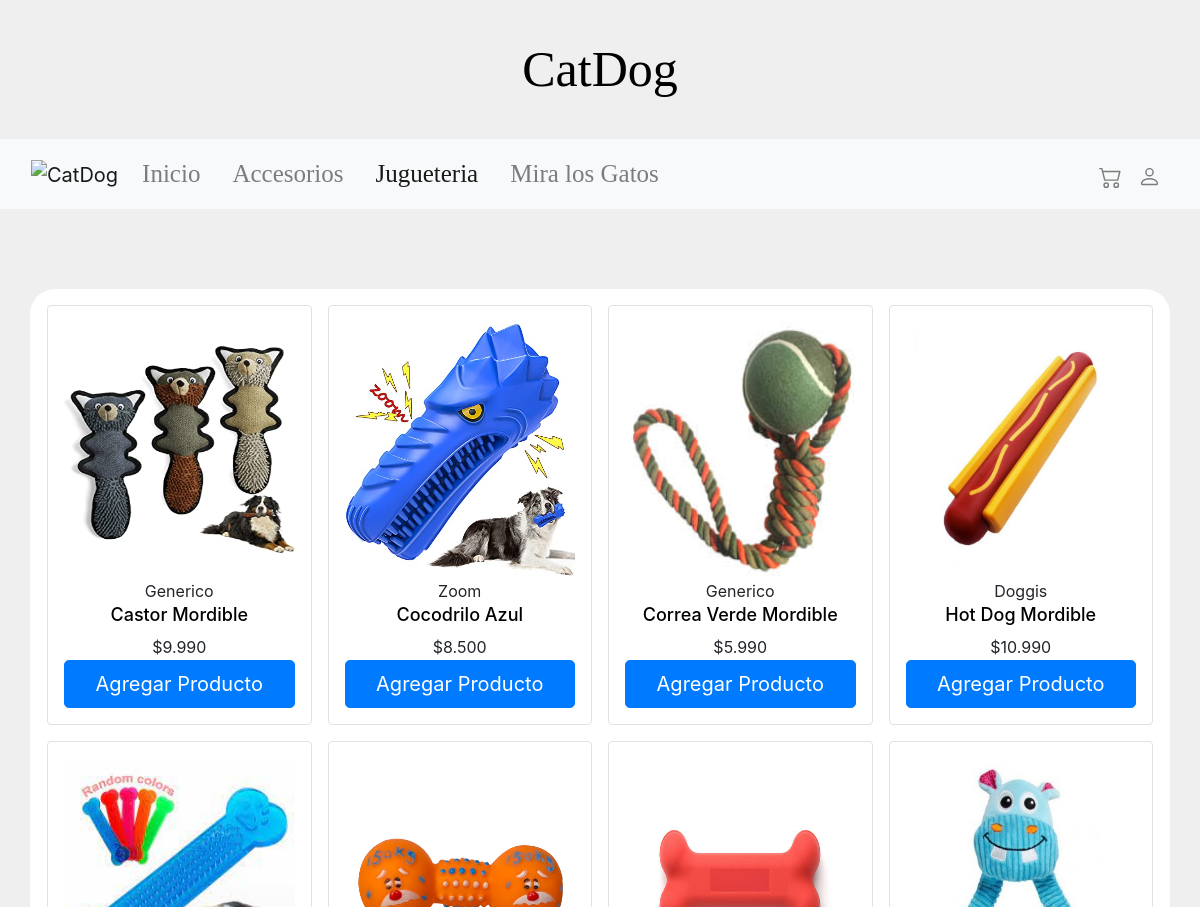
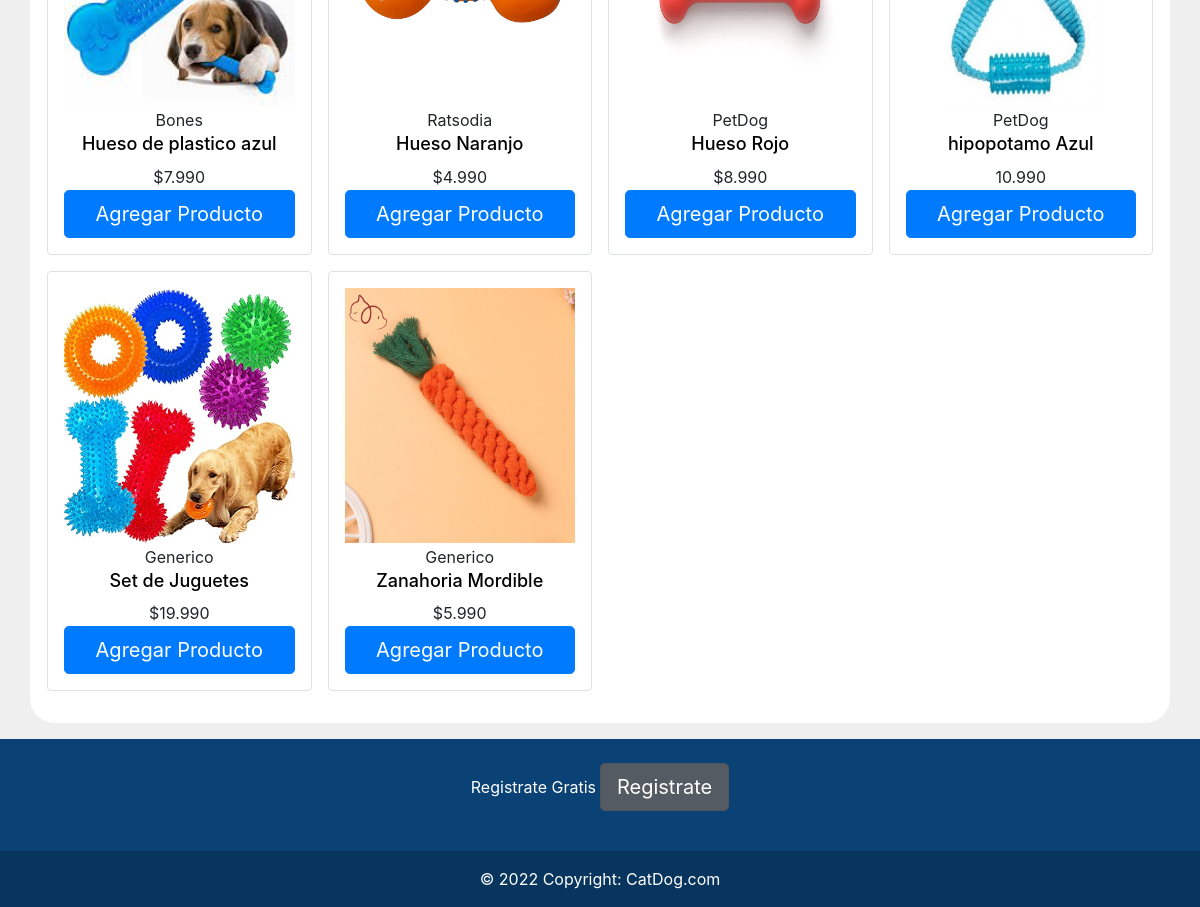
The page /jugueteria.html on the database its author committed (2 pictures, top to bottom).
### front/models.py (models this page shows, shortened)
class ProductosJugueteria (models.Model):
    idProducto = models.IntegerField(primary_key=True)
    nombreImagen = models.CharField(max_length=250)
    marca = models.CharField(max_length=100)
    nombreProducto = models.CharField(max_length=100)
    precio = models.CharField(max_length=100)

### front/views.py (the view)
# urls.py: path('jugueteria.html', jugueteria),
def jugueteria(request):
    fotos = ProductosJugueteria.objects.all()
    datos = {'productos' : fotos}
    return render(request, 'jugueteria.html', datos)

### front/templates/jugueteria.html (shortened to what this page needs)
{% load static %}
<!DOCTYPE html>
<html lang="en">
<head>
    <link rel="stylesheet" href="https://cdn.jsdelivr.net/npm/bootstrap@4.3.1/dist/css/bootstrap.min.css"
>
    <link rel="stylesheet" href="{%static 'css/style.css'%}">
</head>
<body>
    <body class="fondo_body">
        <div>
            <div id="titulo_princ">
                <a id="titulo_principal" href="index.html">CatDog</a>
            </div>
            <div>
                <nav class="navbar navbar-expand-lg navbar-light bg-light">
                    <div class="container-fluid">
                        <a href="index.html" class="navbar-brand">
                            <img src="/examples/images/logo.svg" height="28" alt="CatDog">
                        </a>
                        <div class="collapse navbar-collapse" id="navbarCollapse">
                            <div class="navbar-nav">
                                <a href="index.html" class="nav-item nav-link enlaces_nav mr-3">Inicio</a>
                                <a href="accesorios.html" class="nav-item nav-link enlaces_nav mr-3">Accesorios</a>
                                <a href="jugueteria.html"
                                    class="nav-item nav-link enlaces_nav active mr-3">Jugueteria</a>
                                <a href="gatosapi.html" class="nav-item nav-link enlaces_nav mr-3">Mira los Gatos</a>
                            </div>
                            <div class="navbar-nav ms-auto ml-auto">
                                <a href="#" class="nav-item nav-link enlaces_nav"></a>
                                <a href="iniciar_sesion.html" class="nav-item nav-link enlaces_nav"></a>
                            </div>
                        </div>
                    </div>
                </nav>
            </div>
            <div class="container d-block m-top config-container marcos fondo_container px-4 py-3">
                <div class="row">
                    {% for foto in productos %}
                    <div class="col-6 col-sm-4 col-md-3 px-md-2 px-1">
                        <div class="product-block text-center mb-md-3 mb-2 p-md-3 p-2 rounded trsn border">
                            <a href="pro_plan_gato_liveclear.html">
                                <img class="img-fluid img-size" src="{%static 'imagenes/juguetes/'%}{{foto.nombreImagen}}" alt="">
                            </a>
                            <br>
                            <caption>{{foto.marca}}</caption>
                            <a class="titulos-productos" href="pro_plan_gato_liveclear.html">
                                <h5 class="titulos-productos">{{foto.nombreProducto}}</h5>
                            </a>
                            <caption>{{foto.precio}}</caption>
                            <br>
                            <button type="button" class="btn btn-primary btn-lg w-100">Agregar Producto</button>
                        </div>
                    </div>
                    {% endfor %}
                </div>
            </div>
            <section class="mt-3">
                <footer class="text-center text-white" style="background-color: #0a4275;">
                    <div class="container p-4 pb-0">
                        <section class="">
                            <p class="d-flex justify-content-center align-items-center">
                                <span class="me-3">Registrate Gratis</span>
                                <a href="registro.html" class="btn btn-secondary btn-lg active ml-1" role="button" aria-pressed="true">Registrate</a>
                            </p>
                        </section>
                    </div>
                    <div class="text-center p-3" style="background-color: rgba(0, 0, 0, 0.2);">
                        © 2022 Copyright:
                        <a class="text-white" href="index.html">CatDog.com</a>
                    </div>
                </footer>
            </section>
        </div>
    </body>
</html>

### front/static/css/style.css (style rules this page uses)
#titulo_principal { font-family: Copperplate, fantasy; font-size: 50px; color: black; text-decoration: none; cursor: pointer; }
#titulo_princ { text-align: center; padding: 2rem; }
.enlaces_nav { font-family: Copperplate, fantasy; font-size: 25px; }
.d-block { display: block; }
.m-top { margin-top: 5rem; }
.img-size { height: 255px; width: 255px; }
.titulos-productos { white-space: nowrap; max-width: 300px; font-size: 18px; color: black; text-decoration: none; text-overflow: ellipsis; overflow: hidden; text-align: center; }
.iconos { width: 23px; height: 23px; }
.marcos { border-radius: 25px; }
.fondo_body { background-color: #eeee; }
.fondo_container { background-color: white; }

### rows shown on the page
ProductosJugueteria: nombreImagen (picture), marca "Generico", nombreProducto "Castor Mordible", precio "$9.990"
ProductosJugueteria: nombreImagen (picture), marca "Zoom", nombreProducto "Cocodrilo Azul", precio "$8.500"
ProductosJugueteria: nombreImagen (picture), marca "Generico", nombreProducto "Correa Verde Mordible", precio "$5.990"
ProductosJugueteria: nombreImagen (picture), marca "Doggis", nombreProducto "Hot Dog Mordible", precio "$10.990"
ProductosJugueteria: nombreImagen (picture), marca "Bones", nombreProducto "Hueso de plastico azul", precio "$7.990"
ProductosJugueteria: nombreImagen (picture), marca "Ratsodia", nombreProducto "Hueso Naranjo", precio "$4.990"
ProductosJugueteria: nombreImagen (picture), marca "PetDog", nombreProducto "Hueso Rojo", precio "$8.990"
ProductosJugueteria: nombreImagen (picture), marca "PetDog", nombreProducto "hipopotamo Azul", precio "10.990"
ProductosJugueteria: nombreImagen (picture), marca "Generico", nombreProducto "Set de Juguetes", precio "$19.990"
ProductosJugueteria: nombreImagen (picture), marca "Generico", nombreProducto "Zanahoria Mordible", precio "$5.990"
